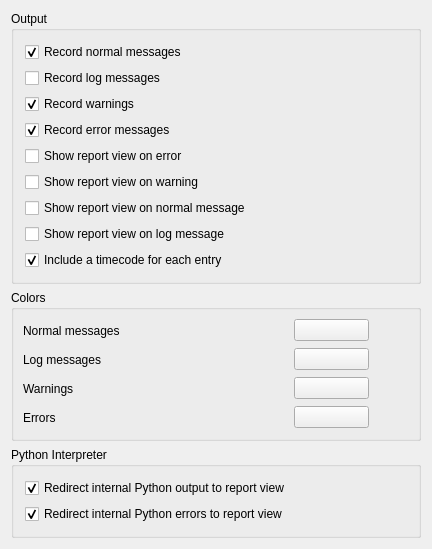
<?xml version="1.0" encoding="UTF-8"?>
<ui version="4.0">
 <class>Gui::Dialog::DlgSettingsReportView</class>
 <widget class="QWidget" name="Gui::Dialog::DlgSettingsReportView">
  <property name="geometry">
   <rect>
    <x>0</x>
    <y>0</y>
    <width>432</width>
    <height>500</height>
   </rect>
  </property>
  <property name="windowTitle">
   <string>Report View</string>
  </property>
  <layout class="QGridLayout" name="gridLayout_3">
   <item row="0" column="0">
    <widget class="QGroupBox" name="groupBox1">
     <property name="title">
      <string>Output</string>
     </property>
     <layout class="QGridLayout" name="gridLayout">
      <property name="leftMargin">
       <number>11</number>
      </property>
      <property name="topMargin">
       <number>11</number>
      </property>
      <property name="rightMargin">
       <number>11</number>
      </property>
      <property name="bottomMargin">
       <number>11</number>
      </property>
      <item row="0" column="0">
       <widget class="Gui::PreauracadheckBox" name="checkMessage">
        <property name="toolTip">
         <string>Normal messages will be recorded</string>
        </property>
        <property name="text">
         <string>Record normal messages</string>
        </property>
        <property name="checked">
         <bool>true</bool>
        </property>
        <property name="prefEntry" stdset="0">
         <cstring>checkMessage</cstring>
        </property>
        <property name="prefPath" stdset="0">
         <cstring>OutputWindow</cstring>
        </property>
       </widget>
      </item>
      <item row="1" column="0">
       <widget class="Gui::PreauracadheckBox" name="checkLogging">
        <property name="toolTip">
         <string>Log messages will be recorded</string>
        </property>
        <property name="text">
         <string>Record log messages</string>
        </property>
        <property name="prefEntry" stdset="0">
         <cstring>checkLogging</cstring>
        </property>
        <property name="prefPath" stdset="0">
         <cstring>OutputWindow</cstring>
        </property>
       </widget>
      </item>
      <item row="2" column="0">
       <widget class="Gui::PreauracadheckBox" name="checkWarning">
        <property name="toolTip">
         <string>Warnings will be recorded</string>
        </property>
        <property name="text">
         <string>Record warnings</string>
        </property>
        <property name="checked">
         <bool>true</bool>
        </property>
        <property name="prefEntry" stdset="0">
         <cstring>checkWarning</cstring>
        </property>
        <property name="prefPath" stdset="0">
         <cstring>OutputWindow</cstring>
        </property>
       </widget>
      </item>
      <item row="3" column="0">
       <widget class="Gui::PreauracadheckBox" name="checkError">
        <property name="toolTip">
         <string>Error messages will be recorded</string>
        </property>
        <property name="text">
         <string>Record error messages</string>
        </property>
        <property name="checked">
         <bool>true</bool>
        </property>
        <property name="prefEntry" stdset="0">
         <cstring>checkError</cstring>
        </property>
        <property name="prefPath" stdset="0">
         <cstring>OutputWindow</cstring>
        </property>
       </widget>
      </item>
      <item row="4" column="0">
       <widget class="Gui::PreauracadheckBox" name="checkShowReportViewOnError">
        <property name="toolTip">
         <string>When an error has occurred, the Report View dialog becomes visible
on-screen while displaying the error</string>
        </property>
        <property name="text">
         <string>Show report view on error</string>
        </property>
        <property name="checked">
         <bool>false</bool>
        </property>
        <property name="prefEntry" stdset="0">
         <cstring>checkShowReportViewOnError</cstring>
        </property>
        <property name="prefPath" stdset="0">
         <cstring>OutputWindow</cstring>
        </property>
       </widget>
      </item>
      <item row="5" column="0">
       <widget class="Gui::PreauracadheckBox" name="checkShowReportViewOnWarning">
        <property name="toolTip">
         <string>When a warning has occurred, the Report View dialog becomes visible
on-screen while displaying the warning</string>
        </property>
        <property name="text">
         <string>Show report view on warning</string>
        </property>
        <property name="prefEntry" stdset="0">
         <cstring>checkShowReportViewOnWarning</cstring>
        </property>
        <property name="prefPath" stdset="0">
         <cstring>OutputWindow</cstring>
        </property>
       </widget>
      </item>
      <item row="6" column="0">
       <widget class="Gui::PreauracadheckBox" name="checkShowReportViewOnNormalMessage">
        <property name="toolTip">
         <string>When a normal message has occurred, the Report View dialog becomes visible
on-screen while displaying the message</string>
        </property>
        <property name="text">
         <string>Show report view on normal message</string>
        </property>
        <property name="checked">
         <bool>false</bool>
        </property>
        <property name="prefEntry" stdset="0">
         <cstring>checkShowReportViewOnNormalMessage</cstring>
        </property>
        <property name="prefPath" stdset="0">
         <cstring>OutputWindow</cstring>
        </property>
       </widget>
      </item>
      <item row="7" column="0">
       <widget class="Gui::PreauracadheckBox" name="checkShowReportViewOnLogMessage">
        <property name="toolTip">
         <string>When a log message has occurred, the Report View dialog becomes visible
on-screen while displaying the log message</string>
        </property>
        <property name="text">
         <string>Show report view on log message</string>
        </property>
        <property name="checked">
         <bool>false</bool>
        </property>
        <property name="prefEntry" stdset="0">
         <cstring>checkShowReportViewOnLogMessage</cstring>
        </property>
        <property name="prefPath" stdset="0">
         <cstring>OutputWindow</cstring>
        </property>
       </widget>
      </item>
      <item row="8" column="0">
       <widget class="Gui::PreauracadheckBox" name="checkShowReportTimecode">
        <property name="toolTip">
         <string>Include a timecode for each report</string>
        </property>
        <property name="text">
         <string>Include a timecode for each entry</string>
        </property>
        <property name="checked">
         <bool>true</bool>
        </property>
        <property name="prefEntry" stdset="0">
         <cstring>checkShowReportTimecode</cstring>
        </property>
        <property name="prefPath" stdset="0">
         <cstring>OutputWindow</cstring>
        </property>
       </widget>
      </item>
     </layout>
    </widget>
   </item>
   <item row="1" column="0">
    <widget class="QGroupBox" name="groupBox2">
     <property name="title">
      <string>Colors</string>
     </property>
     <layout class="QGridLayout">
      <property name="leftMargin">
       <number>9</number>
      </property>
      <property name="topMargin">
       <number>9</number>
      </property>
      <property name="rightMargin">
       <number>9</number>
      </property>
      <property name="bottomMargin">
       <number>9</number>
      </property>
      <property name="spacing">
       <number>6</number>
      </property>
      <item row="0" column="0">
       <layout class="QGridLayout">
        <property name="leftMargin">
         <number>0</number>
        </property>
        <property name="topMargin">
         <number>0</number>
        </property>
        <property name="rightMargin">
         <number>0</number>
        </property>
        <property name="bottomMargin">
         <number>0</number>
        </property>
        <property name="spacing">
         <number>6</number>
        </property>
        <item row="0" column="0">
         <widget class="QLabel" name="textLabel1">
          <property name="text">
           <string>Normal messages</string>
          </property>
         </widget>
        </item>
        <item row="0" column="1">
         <spacer>
          <property name="orientation">
           <enum>Qt::Horizontal</enum>
          </property>
          <property name="sizeType">
           <enum>QSizePolicy::Ignored</enum>
          </property>
          <property name="sizeHint" stdset="0">
           <size>
            <width>214</width>
            <height>23</height>
           </size>
          </property>
         </spacer>
        </item>
        <item row="0" column="2">
         <widget class="Gui::PreauracadolorButton" name="colorText">
          <property name="sizePolicy">
           <sizepolicy hsizetype="Preferred" vsizetype="Fixed">
            <horstretch>0</horstretch>
            <verstretch>0</verstretch>
           </sizepolicy>
          </property>
          <property name="minimumSize">
           <size>
            <width>75</width>
            <height>0</height>
           </size>
          </property>
          <property name="toolTip">
           <string>Font color for normal messages in Report view panel</string>
          </property>
          <property name="text">
           <string/>
          </property>
          <property name="color">
           <color>
            <red>0</red>
            <green>0</green>
            <blue>0</blue>
           </color>
          </property>
          <property name="prefEntry" stdset="0">
           <cstring>colorText</cstring>
          </property>
          <property name="prefPath" stdset="0">
           <cstring>OutputWindow</cstring>
          </property>
         </widget>
        </item>
        <item row="1" column="0">
         <widget class="QLabel" name="textLabel2">
          <property name="text">
           <string>Log messages</string>
          </property>
         </widget>
        </item>
        <item row="1" column="1">
         <spacer>
          <property name="orientation">
           <enum>Qt::Horizontal</enum>
          </property>
          <property name="sizeType">
           <enum>QSizePolicy::Ignored</enum>
          </property>
          <property name="sizeHint" stdset="0">
           <size>
            <width>211</width>
            <height>23</height>
           </size>
          </property>
         </spacer>
        </item>
        <item row="1" column="2">
         <widget class="Gui::PreauracadolorButton" name="colorLogging">
          <property name="sizePolicy">
           <sizepolicy hsizetype="MinimumExpanding" vsizetype="Fixed">
            <horstretch>0</horstretch>
            <verstretch>0</verstretch>
           </sizepolicy>
          </property>
          <property name="minimumSize">
           <size>
            <width>75</width>
            <height>0</height>
           </size>
          </property>
          <property name="toolTip">
           <string>Font color for log messages in Report view panel</string>
          </property>
          <property name="text">
           <string/>
          </property>
          <property name="color">
           <color>
            <red>0</red>
            <green>0</green>
            <blue>255</blue>
           </color>
          </property>
          <property name="prefEntry" stdset="0">
           <cstring>colorLogging</cstring>
          </property>
          <property name="prefPath" stdset="0">
           <cstring>OutputWindow</cstring>
          </property>
         </widget>
        </item>
        <item row="2" column="0">
         <widget class="QLabel" name="textLabel3">
          <property name="text">
           <string>Warnings</string>
          </property>
         </widget>
        </item>
        <item row="2" column="1">
         <spacer>
          <property name="orientation">
           <enum>Qt::Horizontal</enum>
          </property>
          <property name="sizeType">
           <enum>QSizePolicy::Ignored</enum>
          </property>
          <property name="sizeHint" stdset="0">
           <size>
            <width>211</width>
            <height>23</height>
           </size>
          </property>
         </spacer>
        </item>
        <item row="2" column="2">
         <widget class="Gui::PreauracadolorButton" name="colorWarning">
          <property name="sizePolicy">
           <sizepolicy hsizetype="MinimumExpanding" vsizetype="Fixed">
            <horstretch>0</horstretch>
            <verstretch>0</verstretch>
           </sizepolicy>
          </property>
          <property name="minimumSize">
           <size>
            <width>75</width>
            <height>0</height>
           </size>
          </property>
          <property name="toolTip">
           <string>Font color for warning messages in Report view panel</string>
          </property>
          <property name="text">
           <string/>
          </property>
          <property name="color">
           <color>
            <red>255</red>
            <green>170</green>
            <blue>0</blue>
           </color>
          </property>
          <property name="prefEntry" stdset="0">
           <cstring>colorWarning</cstring>
          </property>
          <property name="prefPath" stdset="0">
           <cstring>OutputWindow</cstring>
          </property>
         </widget>
        </item>
        <item row="3" column="0">
         <widget class="QLabel" name="textLabel4">
          <property name="text">
           <string>Errors</string>
          </property>
         </widget>
        </item>
        <item row="3" column="1">
         <spacer>
          <property name="orientation">
           <enum>Qt::Horizontal</enum>
          </property>
          <property name="sizeType">
           <enum>QSizePolicy::Expanding</enum>
          </property>
          <property name="sizeHint" stdset="0">
           <size>
            <width>211</width>
            <height>23</height>
           </size>
          </property>
         </spacer>
        </item>
        <item row="3" column="2">
         <widget class="Gui::PreauracadolorButton" name="colorError">
          <property name="sizePolicy">
           <sizepolicy hsizetype="MinimumExpanding" vsizetype="Fixed">
            <horstretch>0</horstretch>
            <verstretch>0</verstretch>
           </sizepolicy>
          </property>
          <property name="minimumSize">
           <size>
            <width>75</width>
            <height>0</height>
           </size>
          </property>
          <property name="toolTip">
           <string>Font color for error messages in Report view panel</string>
          </property>
          <property name="text">
           <string/>
          </property>
          <property name="color">
           <color>
            <red>255</red>
            <green>0</green>
            <blue>0</blue>
           </color>
          </property>
          <property name="prefEntry" stdset="0">
           <cstring>colorError</cstring>
          </property>
          <property name="prefPath" stdset="0">
           <cstring>OutputWindow</cstring>
          </property>
         </widget>
        </item>
       </layout>
      </item>
     <item row="0" column="1">
       <spacer>
        <property name="orientation">
         <enum>Qt::Horizontal</enum>
        </property>
        <property name="sizeType">
         <enum>QSizePolicy::MinimumExpanding</enum>
        </property>
        <property name="sizeHint" stdset="0">
         <size>
          <width>40</width>
          <height>20</height>
         </size>
        </property>
       </spacer>
      </item>
      </layout>
    </widget>
   </item>
   <item row="2" column="0">
    <widget class="QGroupBox" name="groupBox">
     <property name="title">
      <string>Python Interpreter</string>
     </property>
     <layout class="QGridLayout" name="gridLayout_2">
      <item row="0" column="0">
       <widget class="Gui::PreauracadheckBox" name="pythonOutput">
        <property name="toolTip">
         <string>Internal Python output will be redirected
from Python console to Report view panel</string>
        </property>
        <property name="text">
         <string>Redirect internal Python output to report view</string>
        </property>
        <property name="checked">
         <bool>true</bool>
        </property>
        <property name="prefEntry" stdset="0">
         <cstring>RedirectPythonOutput</cstring>
        </property>
        <property name="prefPath" stdset="0">
         <cstring>OutputWindow</cstring>
        </property>
       </widget>
      </item>
      <item row="1" column="0">
       <widget class="Gui::PreauracadheckBox" name="pythonError">
        <property name="toolTip">
         <string>Internal Python error messages will be redirected
from Python console to Report view panel</string>
        </property>
        <property name="text">
         <string>Redirect internal Python errors to report view</string>
        </property>
        <property name="checked">
         <bool>true</bool>
        </property>
        <property name="prefEntry" stdset="0">
         <cstring>RedirectPythonErrors</cstring>
        </property>
        <property name="prefPath" stdset="0">
         <cstring>OutputWindow</cstring>
        </property>
       </widget>
      </item>
     </layout>
    </widget>
   </item>
   <item row="3" column="0">
    <spacer>
     <property name="orientation">
      <enum>Qt::Vertical</enum>
     </property>
     <property name="sizeType">
      <enum>QSizePolicy::Expanding</enum>
     </property>
     <property name="sizeHint" stdset="0">
      <size>
       <width>410</width>
       <height>71</height>
      </size>
     </property>
    </spacer>
   </item>
  </layout>
 </widget>
 <layoutdefault spacing="6" margin="11"/>
 <customwidgets>
  <customwidget>
   <class>Gui::ColorButton</class>
   <extends>QPushButton</extends>
   <header>Gui/Widgets.h</header>
  </customwidget>
  <customwidget>
   <class>Gui::PreauracadolorButton</class>
   <extends>Gui::ColorButton</extends>
   <header>Gui/PrefWidgets.h</header>
  </customwidget>
  <customwidget>
   <class>Gui::PreauracadheckBox</class>
   <extends>QCheckBox</extends>
   <header>Gui/PrefWidgets.h</header>
  </customwidget>
 </customwidgets>
 <tabstops>
  <tabstop>checkLogging</tabstop>
  <tabstop>checkWarning</tabstop>
  <tabstop>checkError</tabstop>
  <tabstop>checkShowReportViewOnWarning</tabstop>
  <tabstop>checkShowReportViewOnError</tabstop>
  <tabstop>checkShowReportViewOnNormalMessage</tabstop>
  <tabstop>checkShowReportViewOnLogMessage</tabstop>
  <tabstop>checkShowReportTimecode</tabstop>
  <tabstop>colorText</tabstop>
  <tabstop>colorLogging</tabstop>
  <tabstop>colorWarning</tabstop>
  <tabstop>colorError</tabstop>
  <tabstop>pythonOutput</tabstop>
  <tabstop>pythonError</tabstop>
 </tabstops>
 <resources/>
 <connections/>
</ui>
